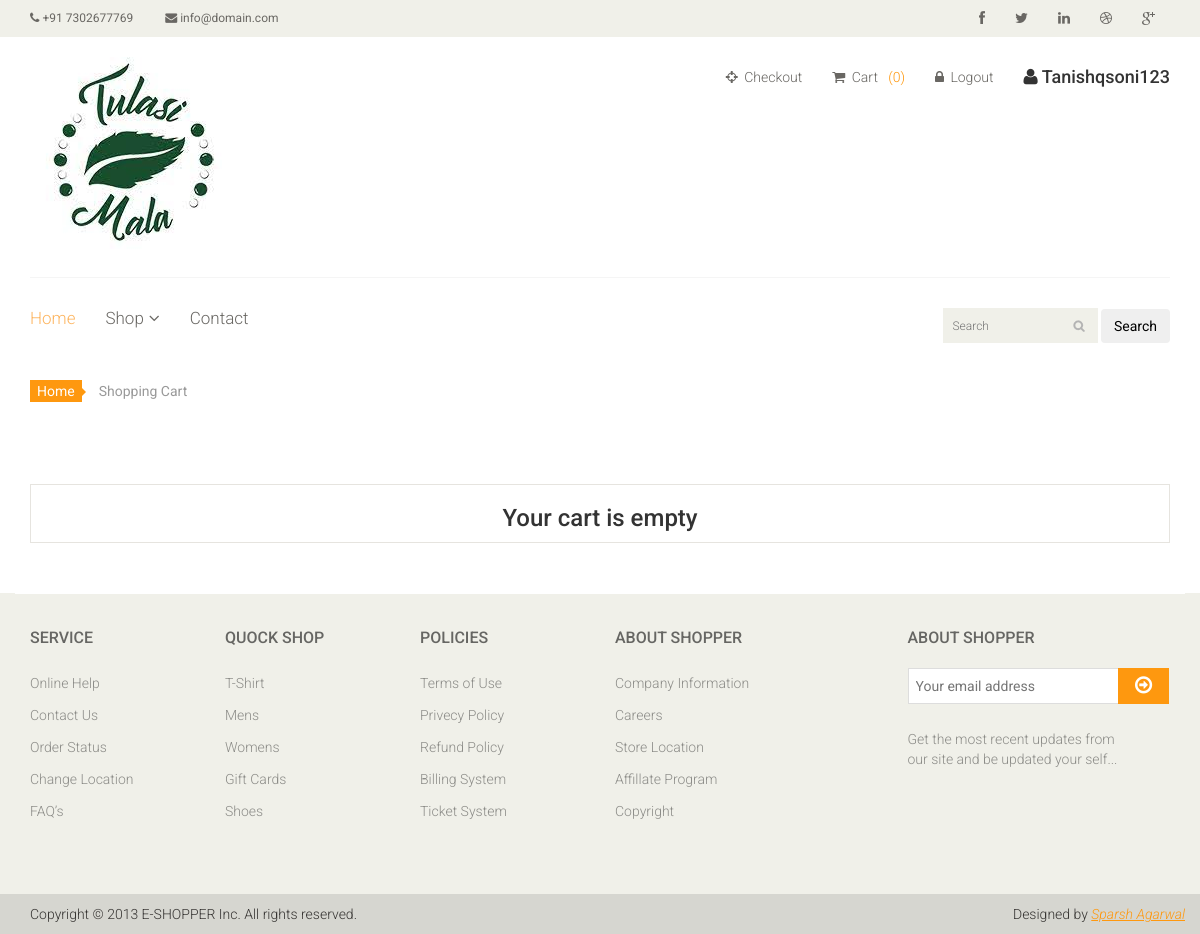
The page /cart (signed in) on the database as committed earlier.
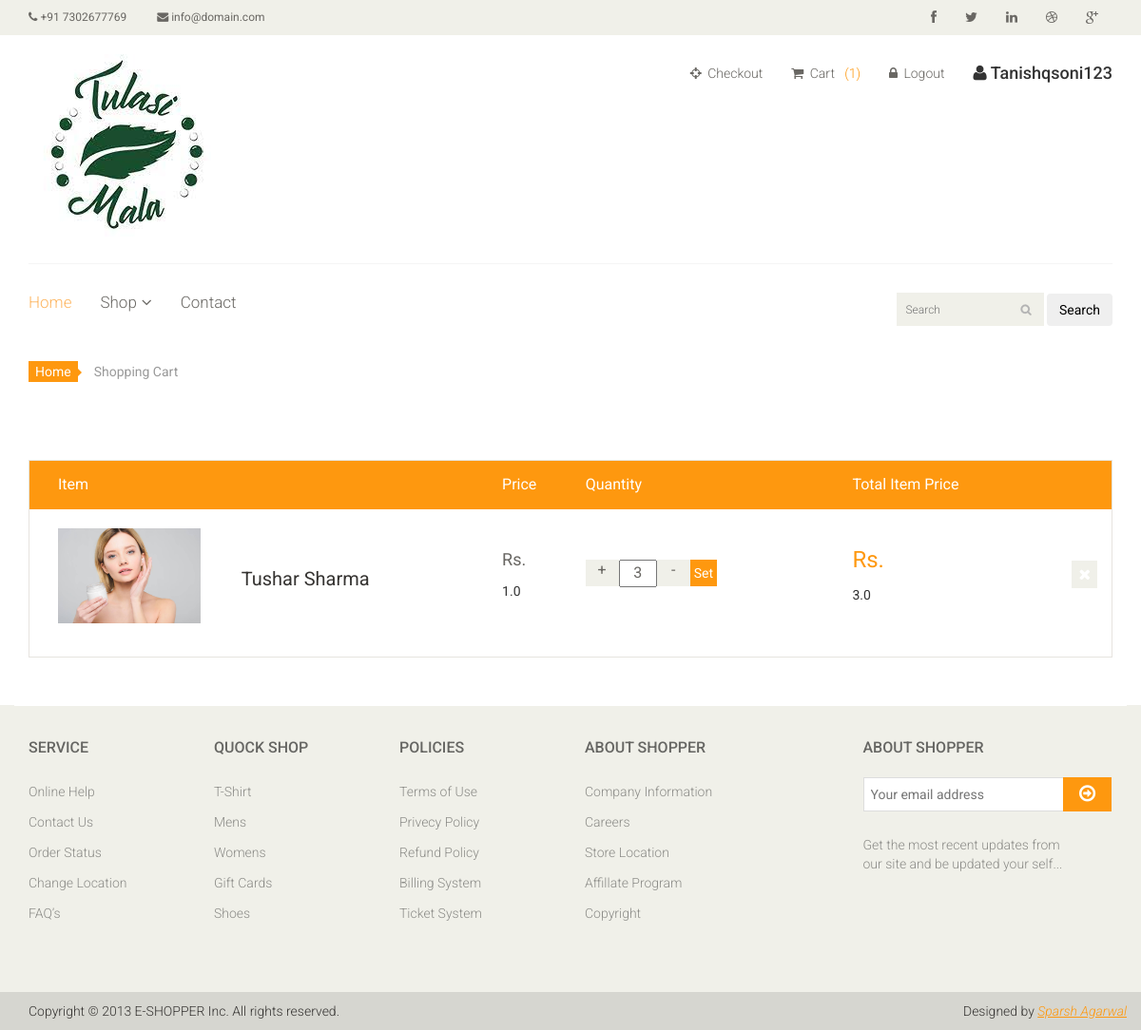
The same page on the database as committed later.
### core/models.py (models this page shows, shortened)
class Cart(models.Model):
    user = models.ForeignKey(User, on_delete=models.CASCADE)
    product = models.ForeignKey(Product, on_delete=models.CASCADE)
    quantity = models.IntegerField(default=1)

class Product(models.Model):
    name = models.CharField(max_length=100)
    category = models.ForeignKey('Category', on_delete=models.CASCADE)
    slug = models.SlugField(unique=True, null=True, blank=True)
    desc = models.TextField()
    price = models.FloatField(default=0.0)
    product_available_count = models.IntegerField(default=0)
    img = models.ImageField(upload_to='images/')
    def __str__(self):
        return self.name

### core/views.py (the view, shortened to what this page needs)
# urls.py: path('cart', views.cart, name='cart'),
def cart(request):
    if request.user.is_authenticated:
        if Cart.objects.filter(user=request.user).exists():
            order = Order.objects.get(user=request.user, ordered=False)
            cart_items = Cart.objects.filter(user=request.user)
            len_of_cart = len(Cart.objects.filter(user=request.user))
            cart_prod_and_price = []
            for item in cart_items:
                cart_prod_and_price.append([item,(item.quantity * item.product.price)])
            print(cart_prod_and_price)
            return render(request, 'core/cart.html', {'order': order, 'len_of_cart': len_of_cart,'cart_prod_and_price':cart_prod_and_price})
        len_of_cart = len(Cart.objects.filter(user=request.user))
        return render(request, 'core/cart.html', {'message': "Your cart is empty", 'len_of_cart': len_of_cart})
    return redirect("/accounts/user_login")

### templates/core/cart.html (shortened to what this page needs)
{% extends './base.html' %} {% load static %} {% block start %}
<section id="cart_items">
  <div class="container">
    <div class="breadcrumbs">
      <ol class="breadcrumb">
        <li><a href="#">Home</a></li>
        <li class="active">Shopping Cart</li>
      </ol>
    </div>
    <div class="table-responsive cart_info">
      {% if not message %}
      <table class="table table-condensed">
        <thead>
          <tr class="cart_menu">
            <td class="image">Item</td>
            <td class="description"></td>
            <td class="price">Price</td>
            <td class="quantity">Quantity</td>
            <td class="total">Total Item Price</td>
            <td></td>
          </tr>
        </thead>
        <tbody>
          {% for items in cart_prod_and_price %}
            <tr>
              <td class="cart_product">
                <a href=""><img style="width: 15rem" src="{{ items.0.product.img.url }}" alt=""/></a>
              </td>
              <td class="cart_description">
                <h4><a href="">{{ items.0.product }}</a></h4>
              </td>
              <td class="cart_price">
                <p>Rs.</p>
                {{ items.0.product.price }}
              </td>
              <td class="cart_quantity">
                <form method="post" class="cart_quantity_button"> {% csrf_token %}
                  <a class="cart_quantity_up plus-btn" data-item-id="{{ items.0.pk }}">+</a>
                  {% if quantity and items.0.product.slug == inst_product %}
                  <input class="cart_quantity_input" type="text" name="quantity" value="{{quantity}}" readonly autocomplete="off" size="2"/>
                  {% else %}
                  <input class="cart_quantity_input" type="text" name="quantity" value="{{ items.0.quantity }}" readonly autocomplete="off" size="2"/>
                  {% endif %}
                  <a class="cart_quantity_down minus-btn" data-item-id="{{ items.pk }}">-</a>
                  <input type="submit" style="background: #FE980F; border: none; color: white; padding: 0.4rem " value="Set">
                </form>
              </td>
              <td class="cart_total">
                <p class="cart_total_price">Rs.</p>
                {{ items.1 }}
              </td>
              <td class="cart_delete">
                <a class="cart_quantity_delete" href="/remove_cart_items/{{ items.0.pk }}"><i class="fa fa-times"></i></a>
              </td>
            </tr>
          {% endfor %}
        </tbody>
      </table>
      {% else %}
      <h3 style="text-align: center">{{message}}</h3>
      {% endif %}
    </div>
  </div>
</section>
{% endblock %}

### templates/core/base.html (shortened to what the changed rows need)
{% load static %}
{% load  cart_template_tag %}
<!DOCTYPE html>
<html lang="en">
  <head>
    <link href="{% static 'css/bootstrap.min.css' %}" rel="stylesheet" />
    <link href="{% static 'css/font-awesome.min.css' %}" rel="stylesheet" />
    <link href="{% static 'css/prettyPhoto.css' %}" rel="stylesheet" />
    <link href="{% static 'css/price-range.css' %}" rel="stylesheet" />
    <link href="{% static 'css/animate.css' %}" rel="stylesheet" />
    <link href="{% static 'css/main.css' %}" rel="stylesheet" />
    <link href="{% static 'css/responsive.css' %}" rel="stylesheet" />
    </head
  >
  <body>
    <header id="header">
      <div class="header-middle">
        <div class="container">
          <div class="row">
            <div class="col-sm-8">
              <div class="shop-menu pull-right">
                <ul class="nav navbar-nav">
                  <li>
                    <a href="/cart"><i class="fa fa-shopping-cart"></i> Cart&nbsp;&nbsp;
                      {% if user.is_authenticated %}
                      <div style="color: #fe980f; display: inline;">({{ len_of_cart }})</div>
                      {% endif %}
                    </a>
                  </li>
                </ul>
              </div>
            </div>
          </div>
        </div>
      </div>
    </header>
    {% block start %}
    {% endblock %}
    <footer id="footer">
        <div class="footer-widget">
          <div class="container">
            <div class="row">
              <div class="col-sm-2">
                <div class="single-widget">
                  <h2>Service</h2>
                </div>
              </div>
              <div class="col-sm-2">
                <div class="single-widget">
                  <h2>Quock Shop</h2>
                </div>
              </div>
              <div class="col-sm-2">
                <div class="single-widget">
                  <h2>Policies</h2>
                </div>
              </div>
              <div class="col-sm-2">
                <div class="single-widget">
                  <h2>About Shopper</h2>
                </div>
              </div>
              <div class="col-sm-3 col-sm-offset-1">
                <div class="single-widget">
                  <h2>About Shopper</h2>
                </div>
              </div>
            </div>
          </div>
        </div>
      </footer>
    </body>
  </html>

Rows that differ between the two databases and show on the page:
added Cart: product.img (picture), product.name "Tushar Sharma", product.price "1.0", quantity "3", items "3.0"
Other text that changed with them:
{{ len_of_cart }}: "0" → "1"
{{ message }}: "Your cart is empty" → (not shown)
text now shown: "Item Price Quantity Total Item Price"
